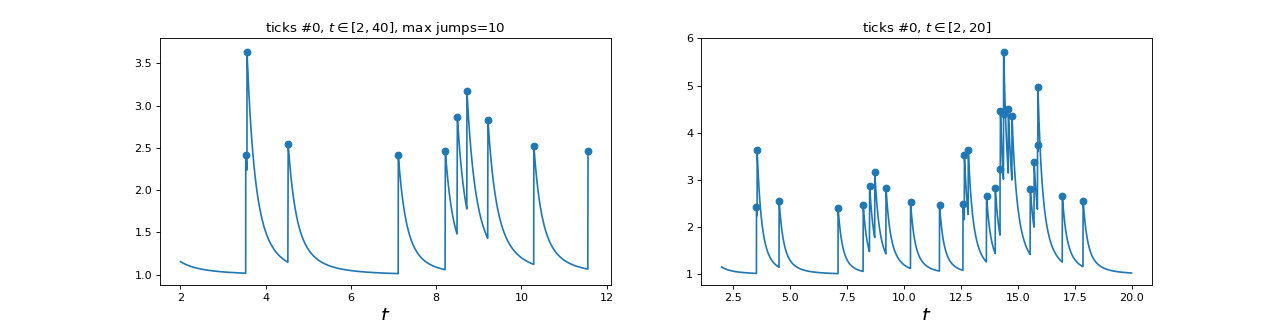

Write Python code to recreate this figure.
"""
1 dimensional Hawkes process simulation
=======================================
"""

from tick.plot import plot_point_process
from tick.hawkes import SimuHawkes, HawkesKernelSumExp
import matplotlib.pyplot as plt

run_time = 40

hawkes = SimuHawkes(n_nodes=1, end_time=run_time, verbose=False, seed=1398)
kernel = HawkesKernelSumExp([.1, .2, .1], [1., 3., 7.])
hawkes.set_kernel(0, 0, kernel)
hawkes.set_baseline(0, 1.)

dt = 0.01
hawkes.track_intensity(dt)
hawkes.simulate()
timestamps = hawkes.timestamps
intensity = hawkes.tracked_intensity
intensity_times = hawkes.intensity_tracked_times

_, ax = plt.subplots(1, 2, figsize=(16, 4))
plot_point_process(hawkes, n_points=50000, t_min=2, max_jumps=10, ax=ax[0])
plot_point_process(hawkes, n_points=50000, t_min=2, t_max=20, ax=ax[1])
